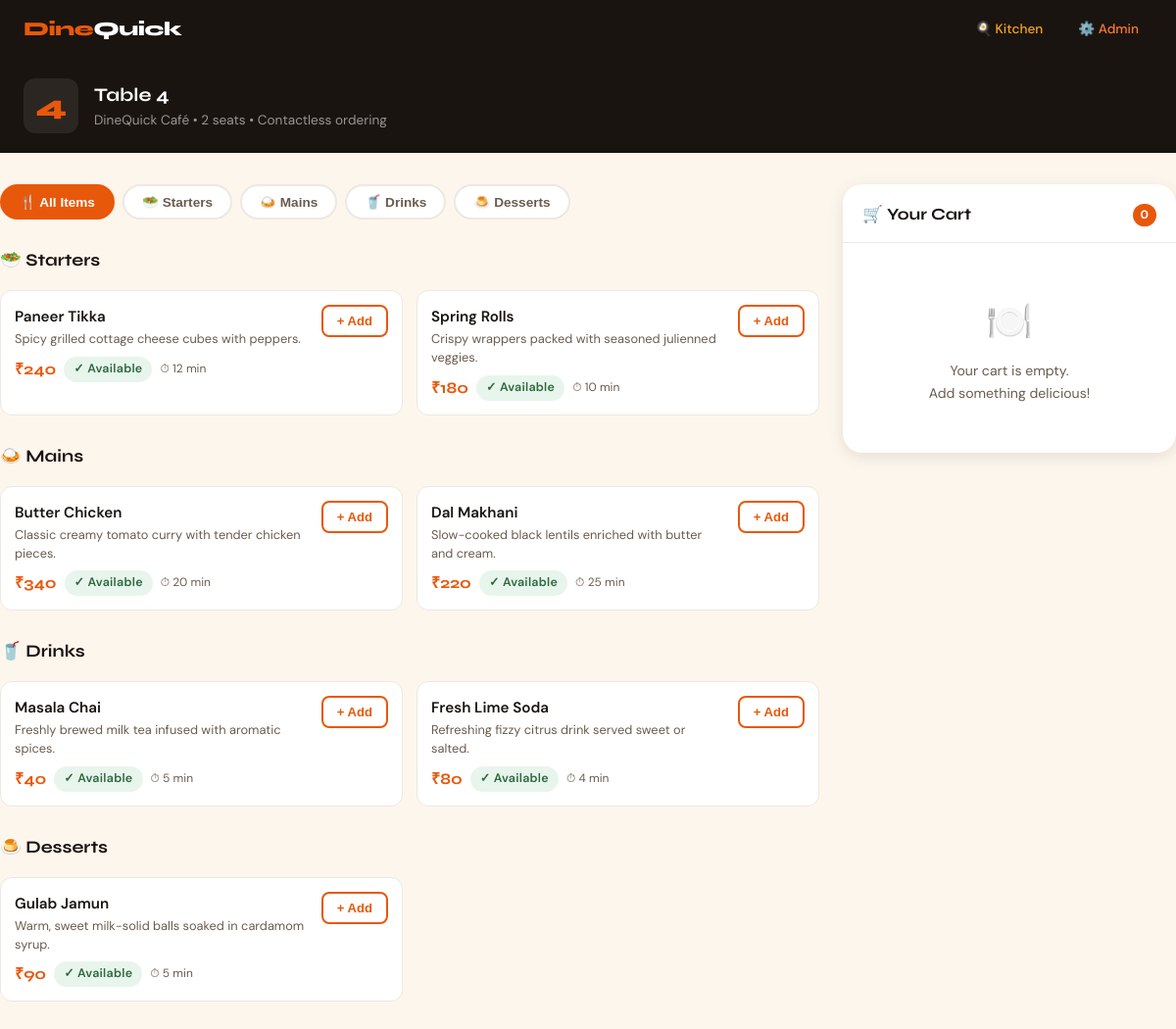
/table/4, run on the app's committed database.
### tables this page shows
CREATE TABLE tables (
            number INTEGER PRIMARY KEY,
            name TEXT NOT NULL,
            seats INTEGER DEFAULT 4,
            status TEXT DEFAULT 'Vacant'
        );

CREATE TABLE settings (
            key TEXT PRIMARY KEY,
            value TEXT NOT NULL
        );

CREATE TABLE categories (
            id INTEGER PRIMARY KEY AUTOINCREMENT,
            name TEXT NOT NULL,
            icon TEXT NOT NULL,
            sort_order INTEGER DEFAULT 0
        );

CREATE TABLE menu_items (
            id INTEGER PRIMARY KEY AUTOINCREMENT,
            category_id INTEGER NOT NULL,
            name TEXT NOT NULL,
            description TEXT,
            price REAL NOT NULL,
            available INTEGER DEFAULT 1,
            prep_time INTEGER DEFAULT 15,
            FOREIGN KEY (category_id) REFERENCES categories(id)
        );

### app.py (the view)
@app.route("/table/<int:table_num>")
def table_menu(table_num):
    conn = get_db()
    table = conn.execute("SELECT * FROM tables WHERE number = ?", (table_num,)).fetchone()
    if not table:
        conn.close()
        return "Table entry not found.", 404
    categories = conn.execute("SELECT * FROM categories ORDER BY sort_order").fetchall()
    items = conn.execute("SELECT * FROM menu_items").fetchall()
    settings = {r["key"]: r["value"] for r in conn.execute("SELECT * FROM settings").fetchall()}
    conn.close()
    return render_template("menu.html", table=table, categories=categories, items=items, settings=settings)

### app.py (called while the page is built)
def get_db():
    db_dir = os.path.dirname(DB_PATH)
    if db_dir and not os.path.exists(db_dir):
        os.makedirs(db_dir, exist_ok=True)
    conn = sqlite3.connect(DB_PATH)
    conn.row_factory = sqlite3.Row
    return conn

### templates/menu.html (shortened to what this page needs)
{% extends "base.html" %}
{% block body %}
<div class="table-header">
  <div class="table-badge-big">{{ table.number }}</div>
  <div class="table-header-info">
    <h2>{{ table.name }}</h2>
    <p>{{ settings.restaurant_name }} &bull; {{ table.seats }} seats &bull; Contactless ordering</p>
  </div>
</div>
<div class="container page-body">
  <div class="menu-layout">
    <div>
      <div class="cat-tabs" id="catTabs">
        <button class="cat-tab active" data-cat="all">🍴 All Items</button>
        {% for cat in categories %}
        <button class="cat-tab" data-cat="{{ cat.id }}">{{ cat.icon }} {{ cat.name }}</button>
        {% endfor %}
      </div>
      <div id="section-all" class="menu-section active">
        {% for cat in categories %}
        {% set cat_items = items | selectattr("category_id", "equalto", cat.id) | list %}
        {% if cat_items %}
        <div class="menu-section-title" id="cat-{{ cat.id }}">{{ cat.icon }} {{ cat.name }}</div>
        <div class="menu-grid" style="margin-bottom:28px">
          {% for item in cat_items %}
          <div class="menu-item {% if not item.available %}unavailable{% endif %}"
               data-id="{{ item.id }}" data-cat="{{ item.category_id }}">
            <div class="item-info">
              <div class="item-name">{{ item.name }}</div>
              <div class="item-desc">{{ item.description }}</div>
              <div class="item-meta">
                <span class="item-price">{{ settings.currency_symbol }}{{ item.price | int }}</span>
                {% if item.available %}
                <span class="badge badge-avail">✓ Available</span>
                {% else %}
                <span class="badge badge-unavail">Unavailable</span>
                {% endif %}
                <span class="item-prep">⏱ {{ item.prep_time }} min</span>
              </div>
            </div>
            <div class="item-actions">
              {% if item.available %}
              <button class="add-btn" id="addbtn-{{ item.id }}"
                      onclick="addToCart({{ item.id }}, '{{ item.name }}', {{ item.price | int }})">
                + Add
              </button>
              {% else %}
              <button class="add-btn" disabled style="opacity:.4;cursor:not-allowed">Unavailable</button>
              {% endif %}
            </div>
          </div>
          {% endfor %}
        </div>
        {% endif %}
        {% endfor %}
      </div>
    </div>
    <div class="cart-panel" id="cartPanel">
      <div class="cart-header">
        <span class="cart-title">🛒 Your Cart</span>
        <span class="cart-count" id="cartCount">0</span>
      </div>
      <div class="cart-items" id="cartItems">
        <div class="cart-empty">
          <div class="big-icon">🍽️</div>
          <div>Your cart is empty.<br>Add something delicious!</div>
        </div>
      </div>
    </div>
  </div>
</div>
{% endblock %}

### templates/base.html (style rules this page uses)
:root { --saffron: #E8580A; --saffron-lt: #FF7A35; --saffron-dk: #B8420A; --cream: #FDF6EC; --ink: #1A1410; --ink-60: #6B5B4E; --ink-20: #EDE8E3; --leaf: #2D6A3F; --leaf-lt: #E8F5EC; --amber: #F5A623; --red: #D94B2B; --surface: #FFFFFF; --radius: 12px; --radius-lg: 20px; --shadow-sm: 0 1px 3px rgba(26,20,16,.08); --shadow-md: 0 4px 16px rgba(26,20,16,.10); --shadow-lg: 0 12px 40px rgba(26,20,16,.14); --font-display: 'Syne', sans-serif; --font-body: 'DM Sans', sans-serif; }
*, *::before, *::after { box-sizing: border-box; margin: 0; padding: 0; }
body { font-family: var(--font-body); background: var(--cream); color: var(--ink); min-height: 100vh; line-height: 1.6; }
.badge { display: inline-flex; align-items: center; gap: 5px; padding: 3px 10px; border-radius: 99px; font-size: .78rem; font-weight: 600; letter-spacing: .02em; }
.badge-avail { background: var(--leaf-lt); color: var(--leaf); }
.container { max-width: 1200px; margin: 0 auto; padding: 0 20px; }
.page-body { padding: 32px 0 60px; }

### templates/menu.html (style rules this page uses)
.menu-layout { display: grid; grid-template-columns: 1fr 340px; gap: 24px; align-items: start; }
.table-header { background: var(--ink); padding: 20px 24px; display: flex; align-items: center; gap: 16px; color: #fff; border-radius: 0; }
.table-badge-big { font-family: var(--font-display); font-size: 1.8rem; font-weight: 800; color: var(--saffron); line-height: 1; width: 56px; height: 56px; background: rgba(255,255,255,.08); border-radius: 12px; display: flex; align-items: center; justify-content: center; flex-shrink: 0; }
.table-header-info h2 { font-family: var(--font-display); font-weight: 700; font-size: 1.2rem; }
.table-header-info p { color: rgba(255,255,255,.55); font-size:.85rem; }
.cat-tabs { display: flex; gap: 8px; overflow-x: auto; padding: 0 0 4px; scrollbar-width: none; margin-bottom: 24px; position: sticky; top: 60px; background: var(--cream); z-index: 80; }
.cat-tab { padding: 8px 18px; border-radius: 99px; border: 2px solid var(--ink-20); background: var(--surface); color: var(--ink-60); font-weight: 600; font-size: .85rem; cursor: pointer; white-space: nowrap; transition: all .18s; display: flex; gap: 6px; align-items: center; }
.cat-tab.active { background: var(--saffron); border-color: var(--saffron); color: #fff; }
.menu-section { display: block; }
.menu-section-title { font-family: var(--font-display); font-size: 1.1rem; font-weight: 700; margin-bottom: 16px; display: flex; align-items: center; gap: 8px; color: var(--ink); scroll-margin-top: 130px; }
.menu-grid { display: grid; grid-template-columns: repeat(auto-fill, minmax(280px,1fr)); gap: 14px; }
.menu-item { background: var(--surface); border-radius: var(--radius); border: 1.5px solid var(--ink-20); display: flex; gap: 12px; padding: 14px; transition: all .18s; position: relative; }
.item-info { flex: 1; min-width: 0; }
.item-name { font-weight: 600; font-size: .95rem; margin-bottom: 2px; }
.item-desc { color: var(--ink-60); font-size: .8rem; line-height: 1.45; margin-bottom: 8px; }
.item-meta { display: flex; align-items: center; gap: 8px; flex-wrap: wrap; }
.item-price { font-family: var(--font-display); font-weight: 700; font-size: 1rem; color: var(--saffron); }
.item-prep { font-size: .75rem; color: var(--ink-60); }
.item-actions { display: flex; flex-direction: column; align-items: flex-end; justify-content: space-between; }
.add-btn { padding: 7px 14px; border-radius: 8px; border: 2px solid var(--saffron); background: transparent; color: var(--saffron); font-weight: 600; font-size: .82rem; cursor: pointer; transition: all .18s; white-space: nowrap; }
.cart-panel { background: var(--surface); border-radius: var(--radius-lg); box-shadow: var(--shadow-md); position: sticky; top: 80px; }
.cart-header { padding: 18px 20px 14px; border-bottom: 1.5px solid var(--ink-20); display: flex; align-items: center; justify-content: space-between; }
.cart-title { font-family: var(--font-display); font-weight: 700; font-size: 1.05rem; }
.cart-count { background: var(--saffron); color: #fff; border-radius: 99px; font-size: .75rem; font-weight: 700; padding: 2px 8px; }
.cart-items { padding: 14px 20px; max-height: 320px; overflow-y: auto; }
.cart-empty { text-align: center; padding: 36px 20px; color: var(--ink-60); font-size: .88rem; }
.cart-empty .big-icon { font-size: 2.4rem; margin-bottom: 8px; }

### data on the page
tables: number "4", name "Table 4", seats "2"
settings: restaurant_name "DineQuick Café"
categories: icon "🥗", name "Starters"
categories: icon "🍛", name "Mains"
categories: icon "🥤", name "Drinks"
categories: icon "🍮", name "Desserts"
menu_items: name "Paneer Tikka", description "Spicy grilled cottage cheese cubes with peppers.", currency_symbol "₹", price "240", available "✓ Available", prep_time "12"
menu_items: name "Spring Rolls", description "Crispy wrappers packed with seasoned julienned veggies.", currency_symbol "₹", price "180", available "✓ Available", prep_time "10"
menu_items: name "Butter Chicken", description "Classic creamy tomato curry with tender chicken pieces.", currency_symbol "₹", price "340", available "✓ Available", prep_time "20"
menu_items: name "Dal Makhani", description "Slow-cooked black lentils enriched with butter and cream.", currency_symbol "₹", price "220", available "✓ Available", prep_time "25"
menu_items: name "Masala Chai", description "Freshly brewed milk tea infused with aromatic spices.", currency_symbol "₹", price "40", available "✓ Available", prep_time "5"
menu_items: name "Fresh Lime Soda", description "Refreshing fizzy citrus drink served sweet or salted.", currency_symbol "₹", price "80", available "✓ Available", prep_time "4"
menu_items: name "Gulab Jamun", description "Warm, sweet milk-solid balls soaked in cardamom syrup.", currency_symbol "₹", price "90", available "✓ Available", prep_time "5"
